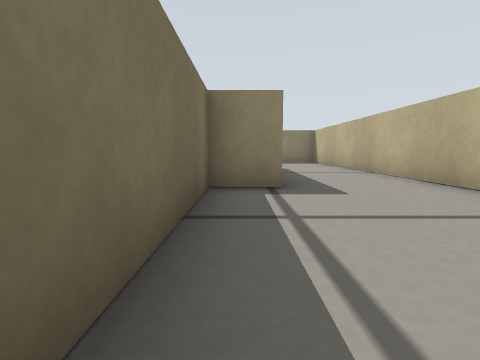
View 1 (above)

18 first-person views from a walk through a robot-simulator world made for Gazebo. The camera is 0.12 m above the floor, tilts 6° down and sees 80° across. The floor is counted in squares, 0.2 m on a side. Each view is taken from the middle of a square. On the plan, view 1 faces up. The plan holds only what a view shows up to about 9 squares ahead; the rest is blank.

View 2
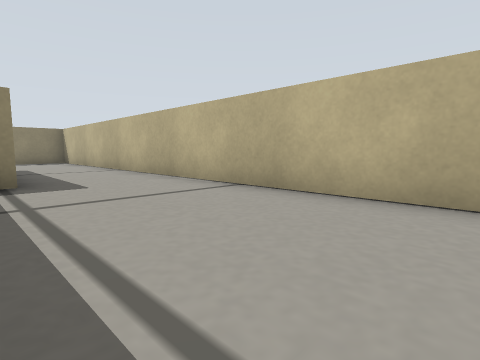

View 3
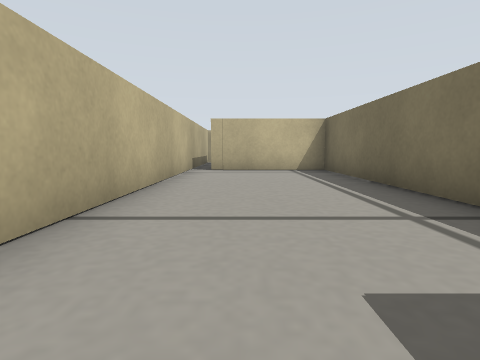

View 4
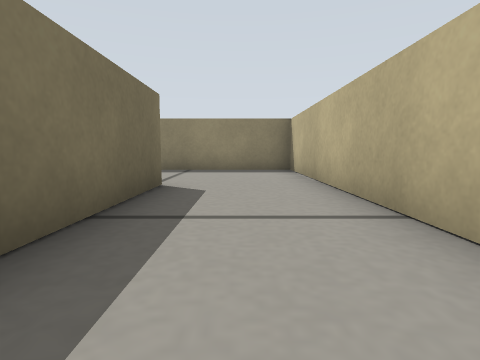

View 5
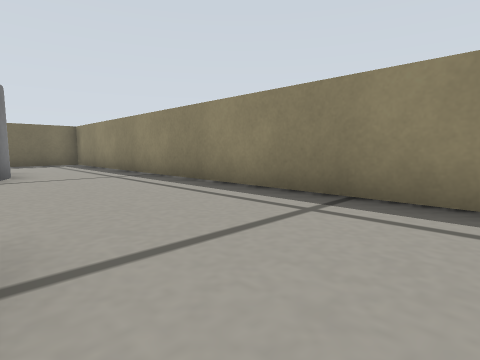

View 6
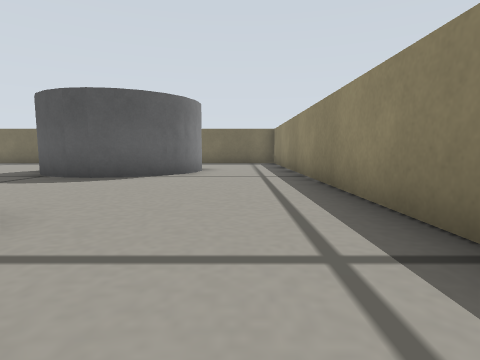

View 7
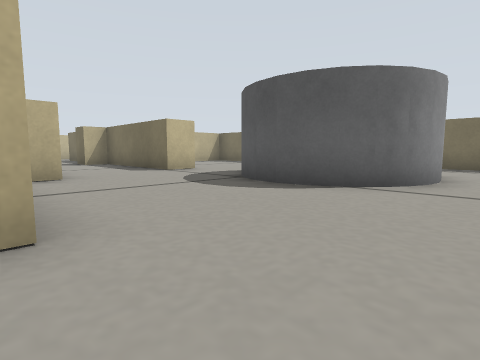

View 8
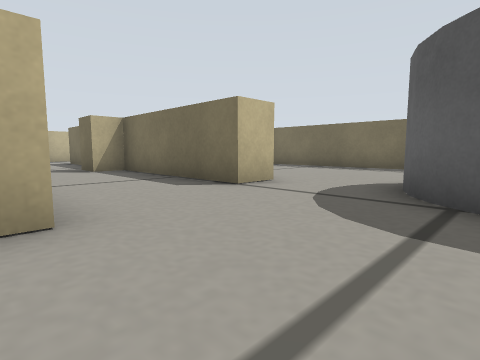

View 9
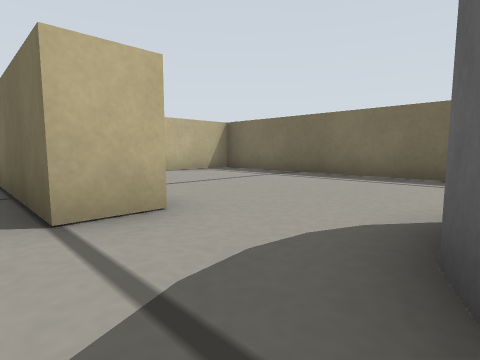

View 10
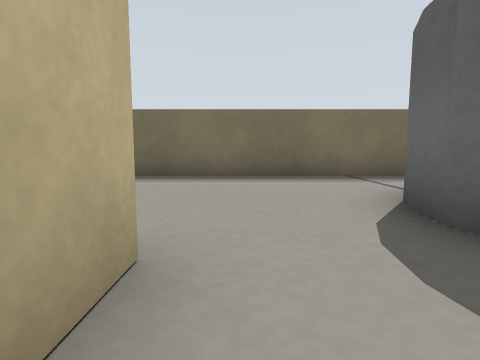

View 11
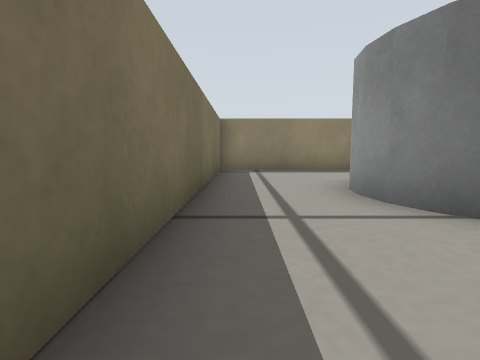

View 12
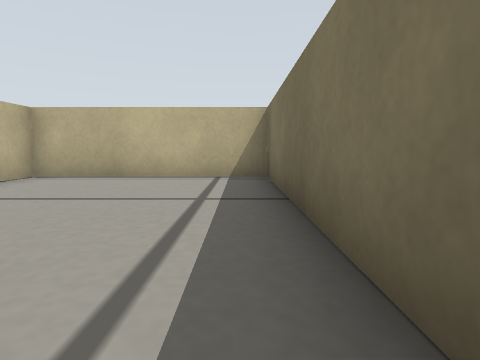

View 13
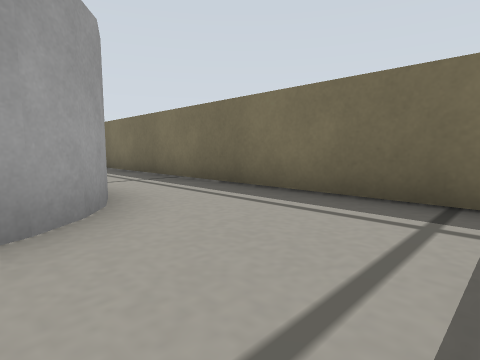

View 14
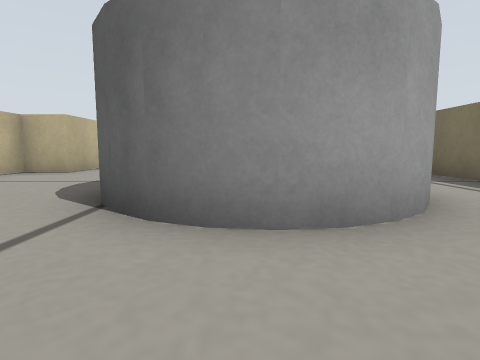

View 15
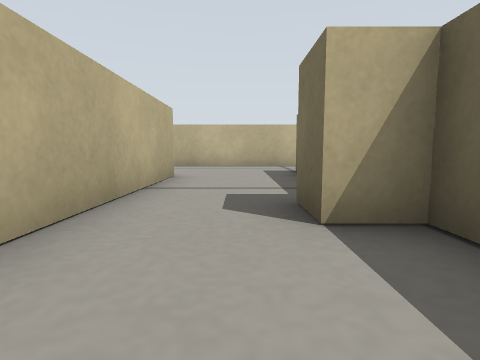

View 16
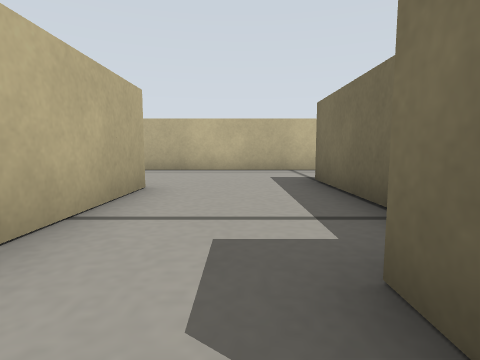

View 17
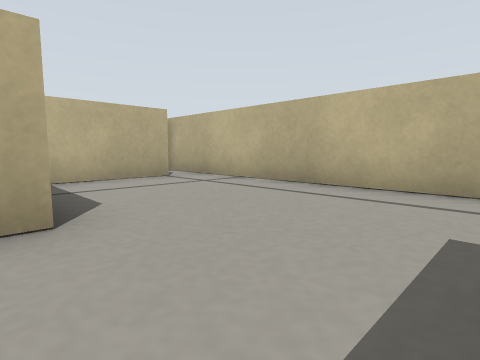

View 18
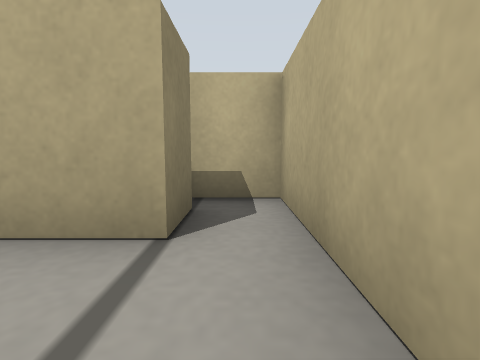

### Floor plan
Key: @ floor where view 1 was taken; # wall or solid block; . floor; C grey cylinder.
Columns run from 11 left of view 1 to 4 right of it. Each row starts with its distance up from view 1.
 14 ################
 13 #..............#
 12 #..............#
 11 #...CC.........#
 10 #..C  C........#
  9 #..C   C...#...#
  8 #..C  CC...#...#
  7 #...CCC....#...#
  6 #..........#...#
  5 #.........##...#
  4 #.....#...#....#
  3 #.....#...#....#
  2 #.....#...#....#
  1 #.....#...#....#
  0 ########..#@...#
 -1        #..#....#
 -2        ...#....#
 -3       #...#....#
 -4       #...######
 -5       #......#
 -6       .......#
 -7       .......###
 -8       .........#
 -9       ##########

Positions as (right, up) in squares from view 1, and headings:
1: (0, 0), facing up
2: (0, -1), facing up-right
3: (2, 5), facing down
4: (2, 5), facing up
5: (2, 10), facing up-left
6: (2, 12), facing left
7: (0, 12), facing down-left
8: (-1, 8), facing down-left
9: (-4, 7), facing down-left
10: (-4, 5), facing left
11: (-10, 5), facing up
12: (-10, 6), facing down
13: (-7, 13), facing down-left
14: (-6, 13), facing down
15: (-3, 2), facing down
16: (-3, 0), facing down
17: (-4, -4), facing down-right
18: (0, -8), facing right
